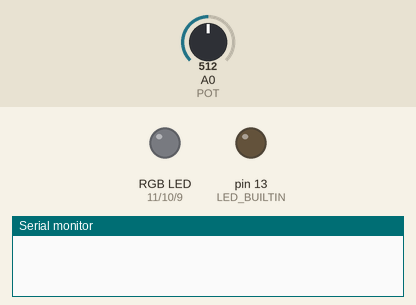
A sketch run on a simulated Arduino Uno, built with avr-gcc and run on an emulated ATmega328P. Shown: an RGB LED mixed from three pins (HIGH = lit), output pins drawn as LEDs (lit = HIGH), the last lines printed to the serial monitor. Dashed ring = blinking. The test bench sets the inputs (shaded band); at power-on: A0 (POT) = 512.

Above: at 0.15 s.
At 2.3 s:
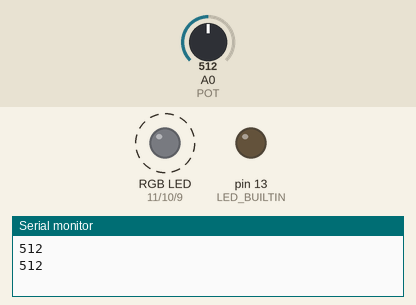
2.4 s: A0 (POT) set to 0
Timing chart, 0 to 4.1 s (numbered marks = the images above; inputs shaded):
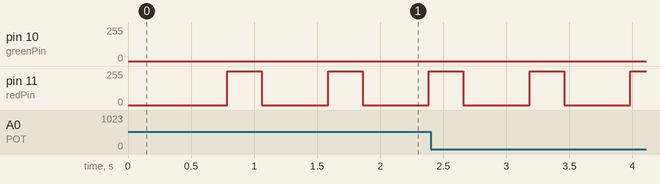

The sketch:

ch3_pot.ino
```cpp
const int redPin = 11;
const int greenPin = 10;
const int bluePin = 9;
const int POT = 0;
int val = 0;

void setup() {
  pinMode(LED_BUILTIN, OUTPUT);
  digitalWrite(LED_BUILTIN, LOW);

  // Start off with the LED off.
  setColourRgb(0,0,0);

  Serial.begin(9600);
}

void loop() {
  unsigned int rgbColour[3];

  // Start off with red.
  rgbColour[0] = 255;
  rgbColour[1] = 0;
  rgbColour[2] = 0;

  // Choose the colours to increment and decrement.
  for (int decColour = 0; decColour < 3; decColour += 1) {
    int incColour = decColour == 2 ? 0 : decColour + 1;

    // cross-fade the two colours.
    for(int i = 0; i < 255; i += 1) {
      rgbColour[decColour] -= 1;
      rgbColour[incColour] += 1;

      setColourRgb(rgbColour[0], rgbColour[1], rgbColour[2]);
      delay(1);
    }
  }
  val = analogRead(POT);
  Serial.println(val);
  delay(10);
}

void setColourRgb(unsigned int red, unsigned int green, unsigned int blue) {
  analogWrite(redPin, red);
  analogWrite(greenPin, green);
  analogWrite(bluePin, blue);
 }
```

Measured:
- by itself, pin 11 (redPin): alternates 255/255 for 0.27 s and 0/255 for 0.53 s
